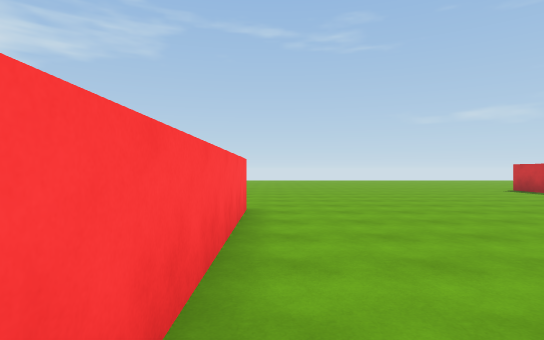
View 1 (above)

12 first-person views from a walk through a Unity game level. The camera is 1.4 m above the floor, looks level and sees 80° across. The floor is counted in squares, 2 m on a side. Each view is taken from the middle of a square. On the plan, view 1 faces up. The plan holds only what a view shows up to about 10 squares ahead; the rest is blank. The place goes on beyond the plan. Surface patterns are stand-ins for the level's own textures.

View 2
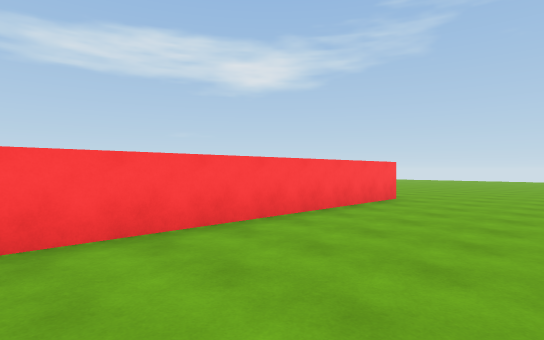

View 3
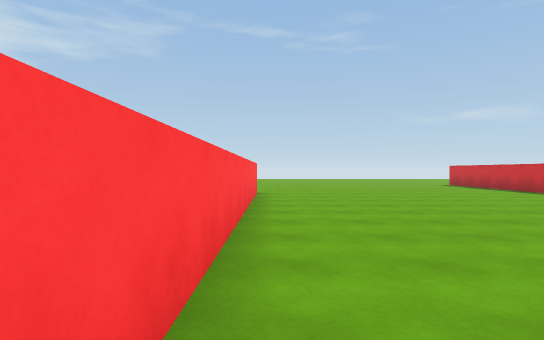

View 4
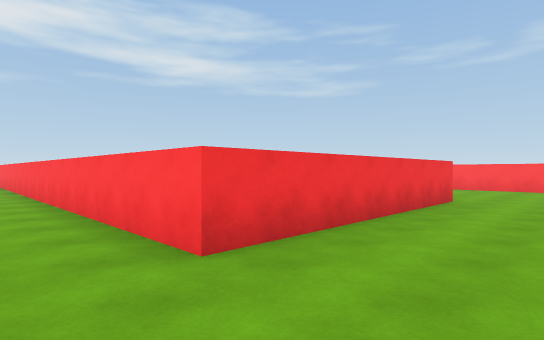

View 5
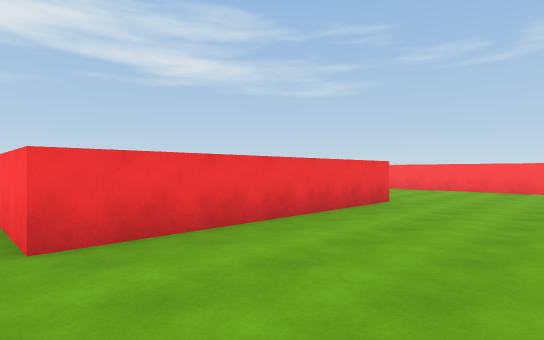

View 6
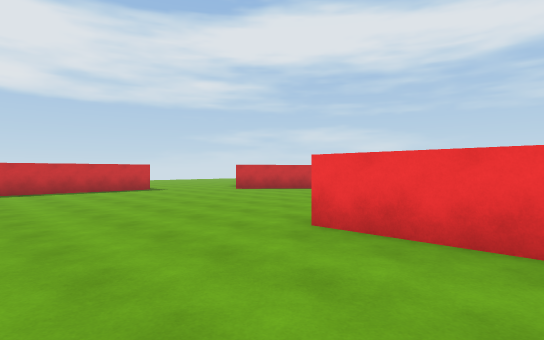

View 7
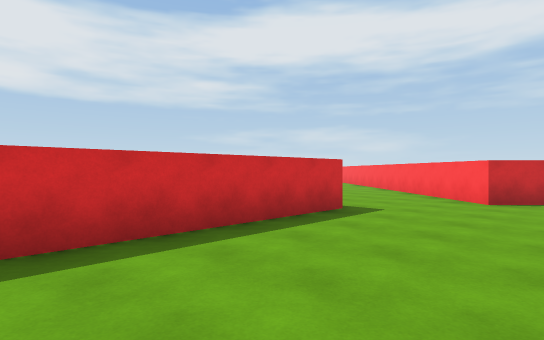

View 8
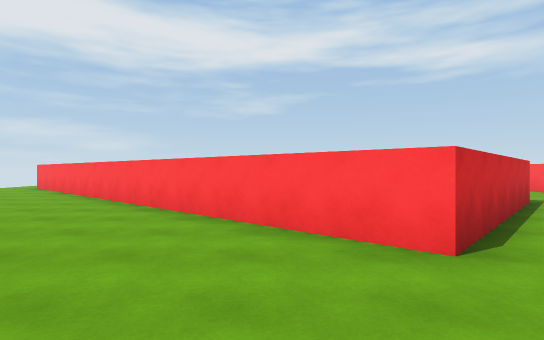

View 9
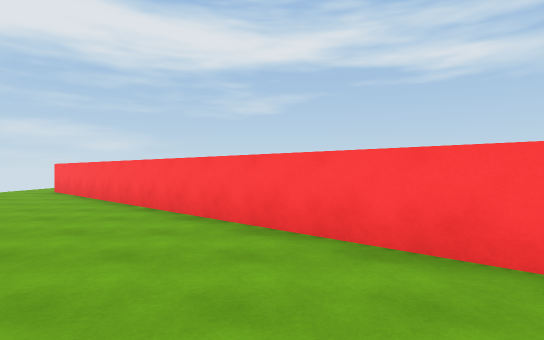

View 10
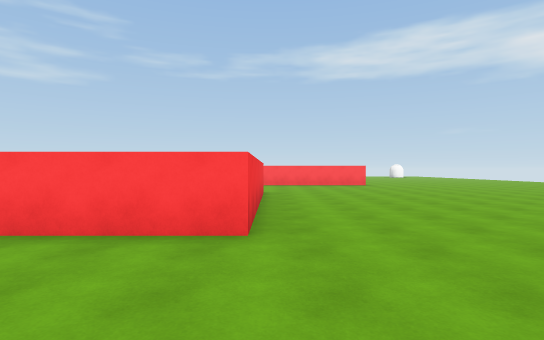

View 11
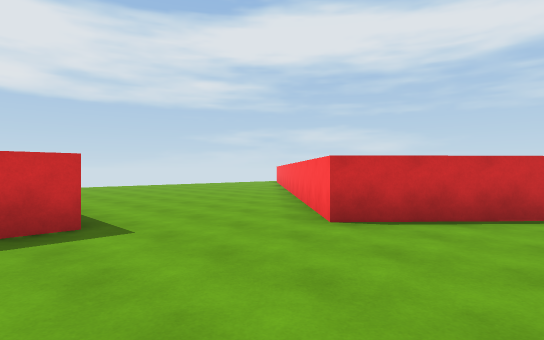

View 12
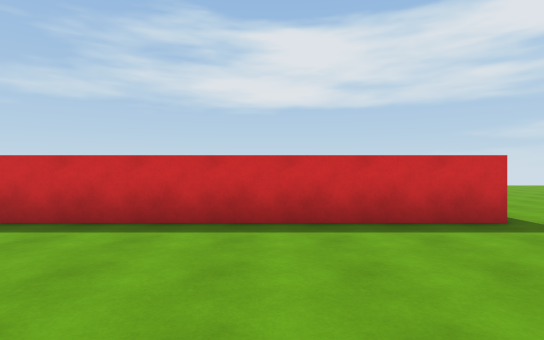

### Floor plan
Key: @ floor where view 1 was taken; # wall or solid block; . floor; ^ raised ledge.
Columns run from 7 left of view 1 to 17 right of it. Each row starts with its distance up from view 1.
 10 ................^
  9 ................^
  8 ................^
  7 ................^
  6 ................^
  5 ^^^^^^^.........^
  4       ^.........^
  3       ^..............
  2       ^...............
  1       ^......##.......
  0       ^@.....^^^......
 -1       ^.....^  ^^.....
 -2       ^....^    ^^....
 -3       ^...#       ^...
 -4       ^...         ^...
 -5       ^..           ^...
 -6                      ^...
 -7                       ^..
 -8                        ^.

Positions as (right, up) in squares from view 1, and headings:
1: (0, 0), facing up
2: (3, -2), facing up-left
3: (0, -4), facing up
4: (1, 8), facing down-left
5: (0, 9), facing down-left
6: (-3, 9), facing down-right
7: (5, 9), facing down-right
8: (8, 4), facing down
9: (10, 2), facing down
10: (3, 6), facing left
11: (4, 5), facing down-right
12: (4, 7), facing right
